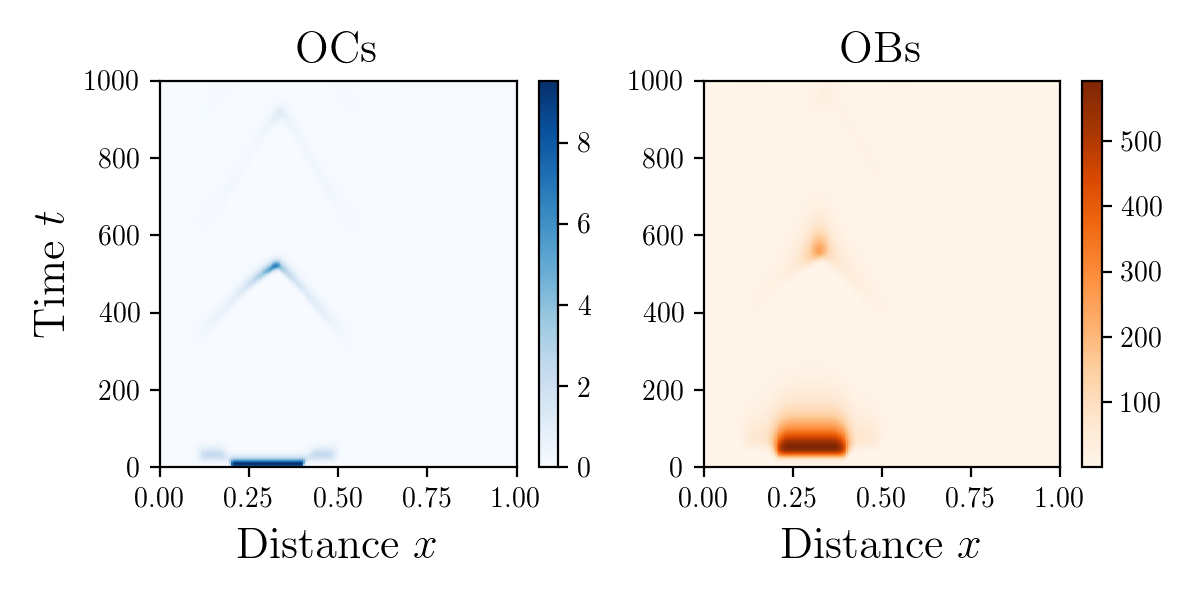

Write the Python code that produced this figure.
import matplotlib
matplotlib.use("Agg")
from fipy import *
import matplotlib.animation as manimation
from matplotlib import pyplot as plt
import numpy as np
from mpl_toolkits.mplot3d import Axes3D  # noqa: F401 unused import
from matplotlib import cm
from matplotlib.ticker import LinearLocator, FormatStrFormatter

plt.rc('text', usetex=True)
plt.rc('font', family='serif')
plt.rcParams['text.usetex'] = True

plt.close('all')

FFMpegWriter = manimation.writers['ffmpeg']
# metadata = dict(title='Bone remodeling', artist='Matplotlib', comment='Movie support!')
metadata = dict(title='Bone remodeling')
writer = FFMpegWriter(fps=15, metadata=metadata)

# temporal parameters
a1 = 0.3
a2 = 0.1
b1 = 0.2
b2 = 0.02
g1 = -0.3
g2 = 0.5
k1 = 0.07
k2 = 0.0022

# diffusion parameters
# D1 = 1.e-7
# D2 = 10.0*D1

D1 = 1.e-6
D2 = 2.*D1

# convection parameters
C1 = 1.0*1.e-4
C2 = 0.0

convCoeff1 = (C1,)
convCoeff2 = (C2,)

# note: convection >= 0.1 is too high

# discretization parameters
L  = 1.
#nx = 400
nx = 200

dx = L / float(nx)

finalTime = 1000.0
timeTics  = 2000

#finalTime = 10.0
#timeTics  = int(finalTime * 2)

timeStep = finalTime / float(timeTics)
dt = timeStep

print("Initializing. NOTE: dx = %f, dt = %f" % (dx, dt))

# setup
mesh = Grid1D(dx=L / nx, nx=nx)

x = mesh.cellCenters[0]
# convCoeff = g*(x-L/2) * [[1.]]

u1eq = (b2/a2)**(1.0/g2)
u2eq = (b1/a1)**(1.0/g1)

print((u1eq,u2eq))

u1 = CellVariable(name="OCs", mesh=mesh, value=u1eq, hasOld=True)
u2 = CellVariable(name="OBs", mesh=mesh, value=u2eq, hasOld=True)

center = 0.3
radius = 0.2

initialOCs = 100.*u1eq
initialOBs = 0.1*u2eq

#initialOCs = 10.0
#initialOBs = 5.0

u1.setValue(initialOCs, where=((center-radius / 2. < x) & (x < center+radius / 2.)))
u2.setValue(initialOBs, where=((center-radius < x) & (x < center+radius)))

# center += 4.*radius
# u1.setValue(initialOCs, where=((center-radius < x) & (x < center+radius)))
# u2.setValue(initialOBs, where=((center-radius < x) & (x < center+radius)))
#
# center += 4.*radius
# u1.setValue(initialOCs, where=((center-radius < x) & (x < center+radius)))
# u2.setValue(initialOBs, where=((center-radius < x) & (x < center+radius)))

# epsi = 1
# u1.setValue(u1eq/50, where=((10 - 2*epsi) < x) & (x < (10 + 2*epsi)))
# u2.setValue(u2eq*20, where=((10 - epsi) < x) & (x < (10 + epsi)))

# BCs: v0(t,0) = 0, v0(t,1) = 1; v1(t,0) = 1, v1(t,1) = 0
u1.constrain(u1eq, mesh.facesLeft)
u1.constrain(u1eq, mesh.facesRight)

u2.constrain(u2eq, mesh.facesLeft)
u2.constrain(u2eq, mesh.facesRight)

sourceCoeff1 = a1*u2**g1
sourceCoeff2 = a2*u1**g2

eq1 = (TransientTerm(var=u1)
       == DiffusionTerm(coeff=D1, var=u1)
        - ConvectionTerm(coeff=convCoeff1, var=u1)
        - ImplicitSourceTerm(coeff=b1, var=u1)
        + ImplicitSourceTerm(coeff=sourceCoeff1, var=u1))

eq2 = (TransientTerm(var=u2)
       == DiffusionTerm(coeff=D2, var=u2)
        - ConvectionTerm(coeff=convCoeff2, var=u2)
        - ImplicitSourceTerm(coeff=b2, var=u2)
        + ImplicitSourceTerm(coeff=sourceCoeff2, var=u2))

#fig = plt.figure(figsize=(4,3))
#ax = plt.axes()

fig, (ax1, ax2) = plt.subplots(1, 2, figsize=(6,3))

#titleString = "Bone remodeling, D1=" + str(D1) + ", A1=" + str(convCoeff1)

eqn = eq1 & eq2
#vi = MatplotlibViewer((u1, u2), axes=ax, title=titleString)
v1 = MatplotlibViewer(u1, axes=ax1)
v2 = MatplotlibViewer(u2, axes=ax2)

# timeStep = 1
# timeTics = 1000

actualTime = 0.
test_time  = [actualTime]
test_u1    = [u1.value.copy()]
test_u2    = [u2.value.copy()]

with writer.saving(fig, "writer_simulation.mp4", dpi=200):
    for t in range(timeTics):
        u1.updateOld()
        u2.updateOld()

        res0 = res1 = 1e100
        ITER = 0

        while max(res0, res1) > 0.1:
            print "Sweeping:", ITER
            ITER += 1
            res0 = eq1.sweep(var=u1, dt=timeStep)
            res1 = eq2.sweep(var=u2, dt=timeStep)

        # eqn.solve(dt=timeStep)

        actualTime += timeStep
        titleString = r"Bone remodeling. Time $t$=" + str(actualTime)
        fig.suptitle(titleString)
	ax1.set_xlabel(r"Distance $x$", fontsize=16)
	ax1.set_ylabel(r"Density $u$", fontsize=16)
	ax2.set_xlabel(r"Distance $x$", fontsize=16)
	#ax2.set_ylabel(r"Density $u$", fontsize=16)
        test_time += [actualTime]
        test_u1   += [u1.value.copy()]
        test_u2   += [u2.value.copy()]

        # vi.plot()
        v1.plot()
        ax1.get_lines()[0].set_color("blue")
        ax1.get_legend().set_visible(False)

        v2.plot()
        ax2.get_lines()[0].set_color("orange")
        ax2.get_legend().set_visible(False)

        fig.tight_layout()
	fig.subplots_adjust(top=0.85)

        writer.grab_frame()

        if t % 10 == 0:
            print("Time Step #: %d; Time: %f" % (t, t*timeStep))

# raw_input("finite")

xAux = range(timeTics)
yAux = range(nx)

z1Aux = np.zeros((len(yAux),len(xAux)))
z2Aux = np.zeros((len(yAux),len(xAux)))

for xx in xAux:
    for yy in yAux:
        z1Aux[yy][xx] = test_u1[xx][yy]
        z2Aux[yy][xx] = test_u2[xx][yy]

Z1 = z1Aux
Z2 = z2Aux

xAux = np.linspace(0., L, nx)
yAux = np.linspace(0., finalTime, timeTics)

Y, X = np.meshgrid(yAux, xAux)



# fig = plt.figure()
# ax = fig.gca(projection='3d')
#
# surf = ax.plot_surface(X, Y, Z, cmap=cm.coolwarm,
#                        linewidth=0, antialiased=False)

# Customize the z axis.
# ax.set_zlim(-1.01, 1.01)
# ax.zaxis.set_major_locator(LinearLocator(10))
# ax.zaxis.set_major_formatter(FormatStrFormatter('%.02f'))

# Add a color bar which maps values to colors.
# fig.colorbar(surf, shrink=0.5, aspect=5)
#
# plt.show()
# raw_input("finite")

plt.figure(figsize=(6,3))
plt.subplot(121)
plt.pcolor(X, Y, Z1, cmap='Blues')
plt.xlabel(r"Distance $x$",fontsize=16)
plt.ylabel(r"Time $t$", fontsize=16)
plt.title("OCs", fontsize=16)

# plt.axis([x.min(), x.max(), y.min(), y.max()])
plt.colorbar()
# plt.show()

# plt.figure()
plt.subplot(122)
plt.pcolor(X, Y, Z2, cmap='Oranges')
plt.xlabel(r"Distance $x$",fontsize=16)
#plt.ylabel(r"Time $t$", fontsize=16)
plt.title("OBs", fontsize=16)

# plt.axis([x.min(), x.max(), y.min(), y.max()])
plt.colorbar()
plt.tight_layout()
plt.show()
plt.savefig("ocs-and-obs.png",dpi=200)

raw_input("finite")
